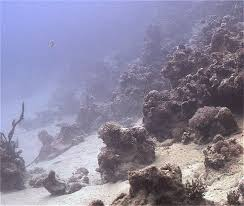
%> input picture image2.jpg, 244 x 206 px
$ octave TEST.m   (GNU Octave 9; MATLAB toolbox functions it lacks are replaced by stand-ins)
%> lines starting %> are read from the running program, lines starting %| are printed output that depends on the picture
clc;
close all;
img=imread('image2.jpg');
%> img is the input picture: size 206x244x3 uint8; mean R, G, B 139.2, 134.9, 159.1
figure;imshow(img);
a=rgb2gray(img);
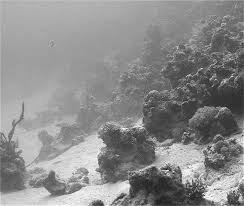
%> a: size 206x244 uint8; min 4, max 254, mean 139
figure,imshow(a);
imhist(a)
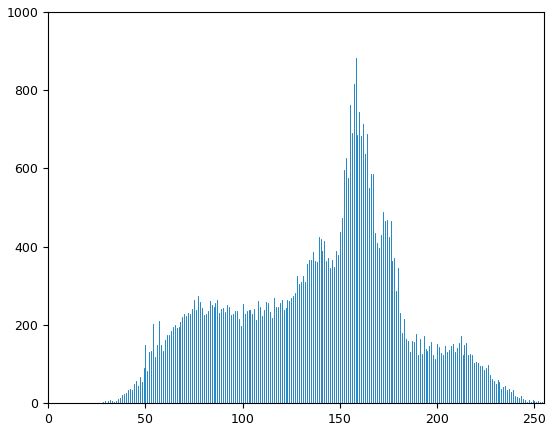
%> figure redrawn from the program's plot data; highest point at x = 158, y = 882
 b=imadjust(a,[0.196 0.784],[0.0 1.0]);
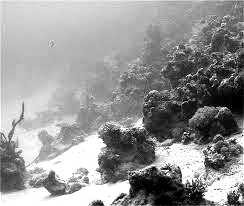
%> b: size 206x244 uint8; min 0, max 255, mean 149.2
 figure;imshow(b);
 figure;imhist(b);
%> after `imhist(b)`:
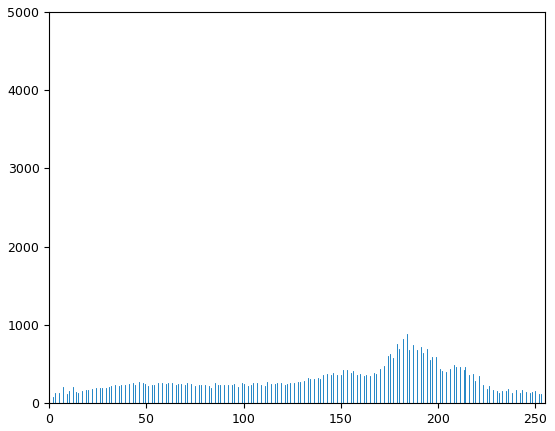
%> figure redrawn from the program's plot data; highest point at x = 255, y = 4166
 figure,imshow(b);
% [6 lines of commented-out code are left out]

$ run again, with image1.jpg copied over image2.jpg
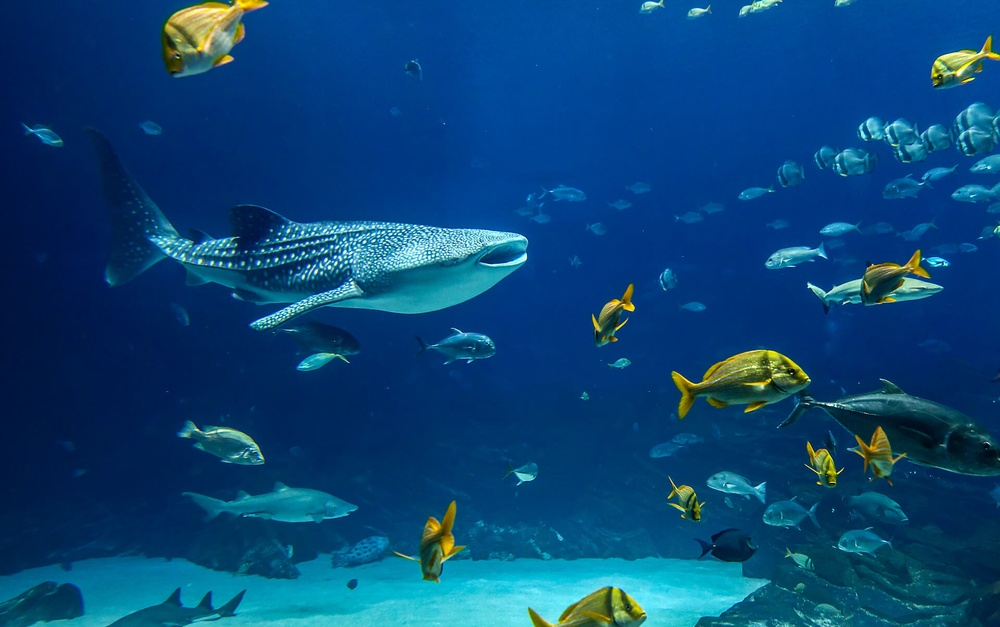
%> input picture image1.jpg, 1000 x 627 px, shrunk from 1920 x 1204 before the run
%> img is the input picture: size 627x1000x3 uint8; mean R, G, B 9.6, 69.6, 118.8
%> `b=imadjust(a,[0.196 0.784],[0.0 1.0]);`:
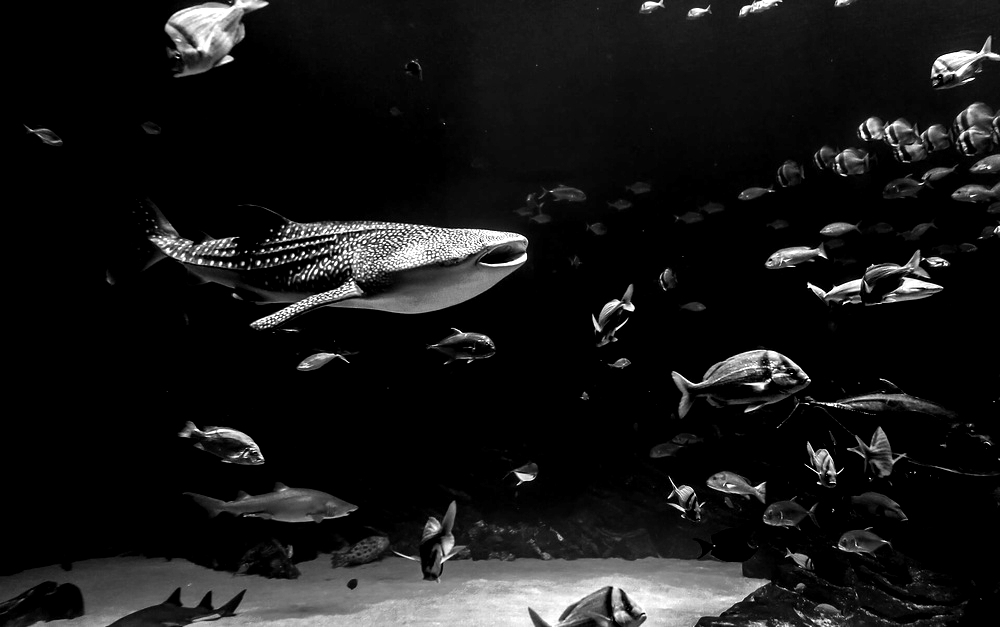
%> b: size 627x1000 uint8; min 0, max 255, mean 23.8
%> `imhist(b)`:
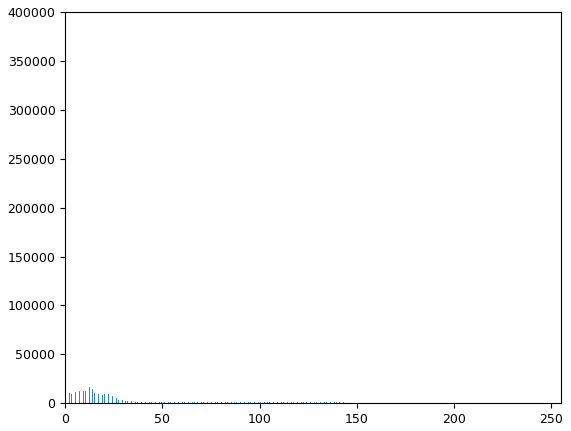
%> figure redrawn from the program's plot data; highest point at x = 0, y = 351525

$ run again, with image10.jpg copied over image2.jpg
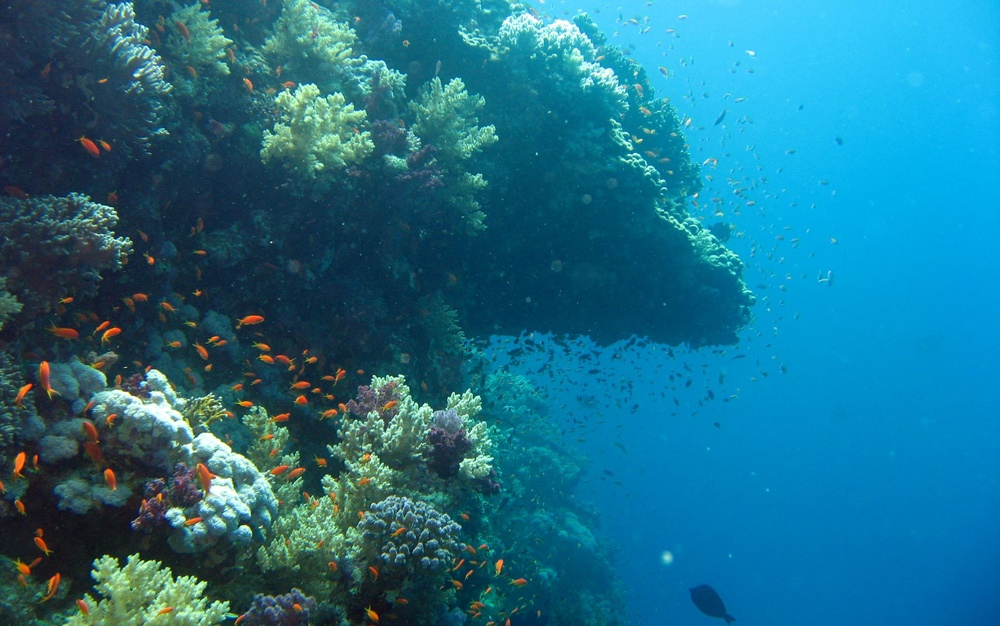
%> input picture image10.jpg, 1000 x 626 px, shrunk from 1920 x 1202 before the run
%> img is the input picture: size 626x1000x3 uint8; mean R, G, B 29, 111.5, 137.5
%> `b=imadjust(a,[0.196 0.784],[0.0 1.0]);`:
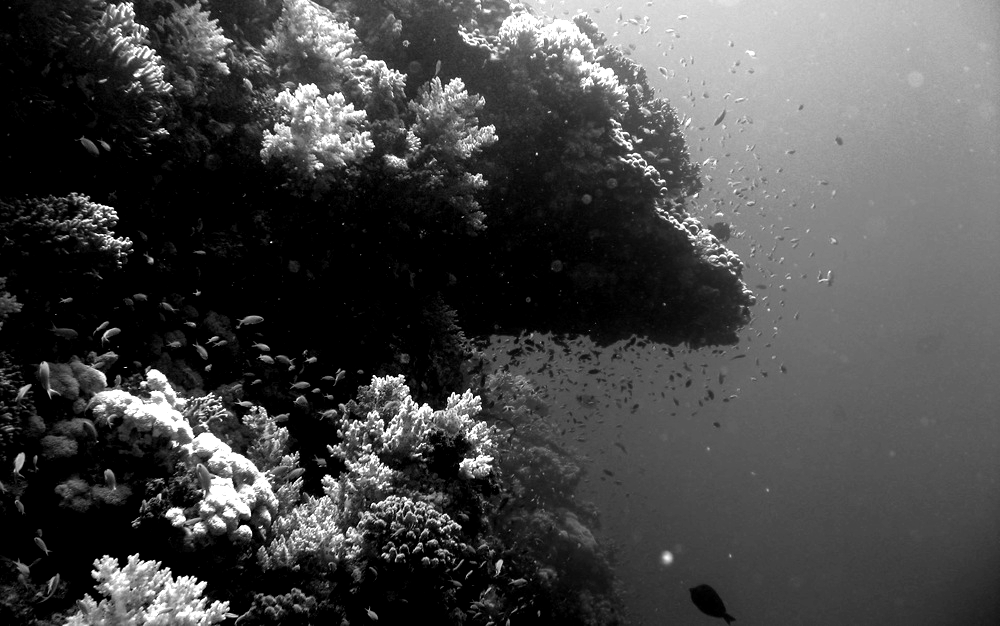
%> b: size 626x1000 uint8; min 0, max 255, mean 71
%> `imhist(b)`:
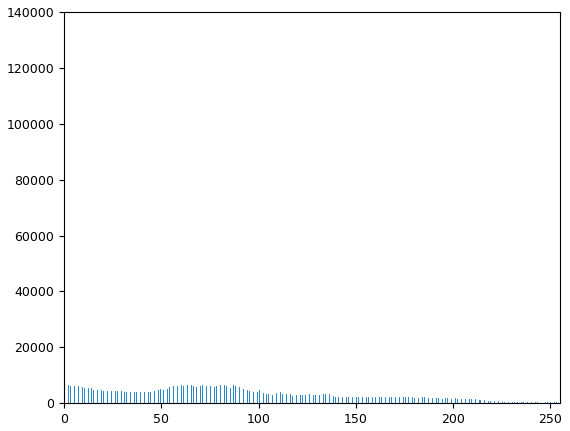
%> figure redrawn from the program's plot data; highest point at x = 0, y = 139827

$ run again, with image3.jpg copied over image2.jpg
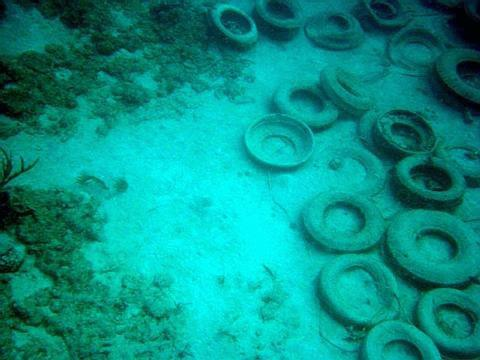
%> input picture image3.jpg, 480 x 360 px
%> img is the input picture: size 360x480x3 uint8; mean R, G, B 7, 144.4, 133.5
%> `b=imadjust(a,[0.196 0.784],[0.0 1.0]);`:
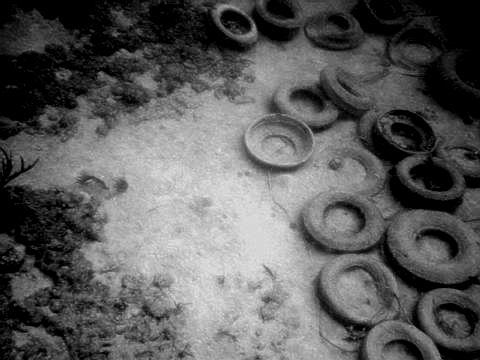
%> b: size 360x480 uint8; min 0, max 230, mean 92.2
%> `imhist(b)`:
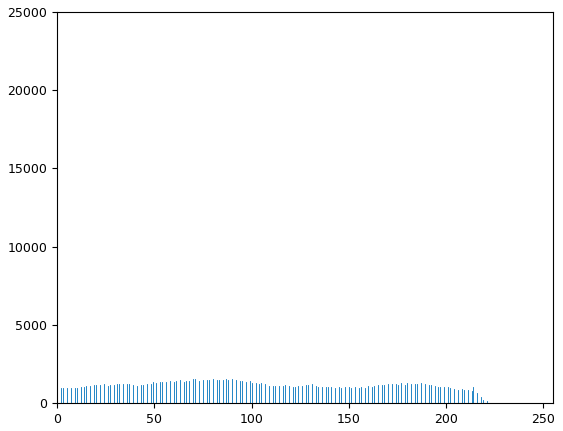
%> figure redrawn from the program's plot data; highest point at x = 0, y = 22510
